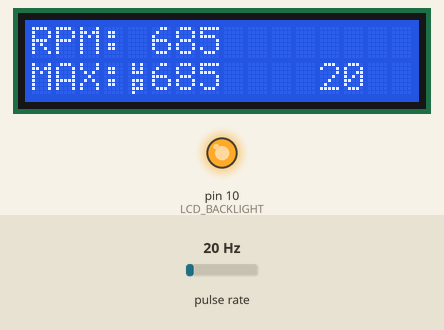
Bench run of a sketch on a simulated Arduino Uno, built with avr-gcc and run on an emulated ATmega328P. On the bench: 16×2 character LCD, output pins drawn as LEDs (lit = HIGH). Wiring (inferred from the names in the program): pulse sensor: data pin 2. Inputs (shaded band) come from the test bench; at power-on: pulse rate 20 Hz. What the sketch prints to the serial monitor is not drawn.

Above: at 1.2 s.
1.3 s: pulse rate (sensor on pin 2) set to 4 Hz
At 4.0 s:
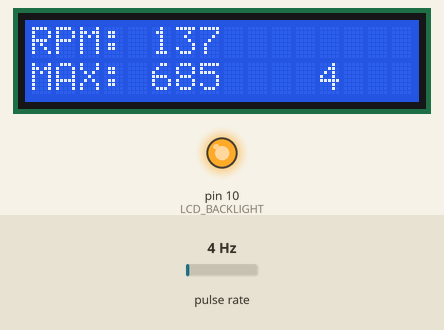
4.3 s: pulse rate (sensor on pin 2) set to 50 Hz
At 5.8 s:
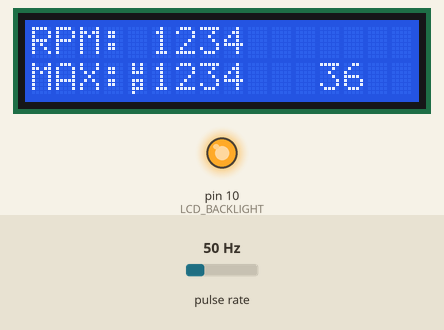
7.3 s: pulse rate (sensor on pin 2) set to 100 Hz
At 10.8 s:
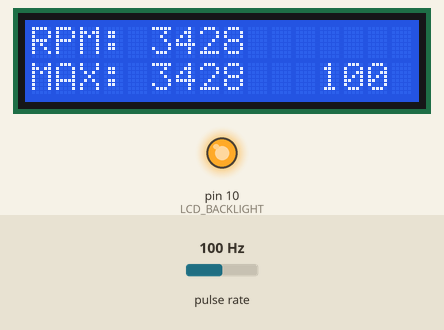
Timing chart, 0 to 12.3 s (numbered marks = the images above; inputs shaded):
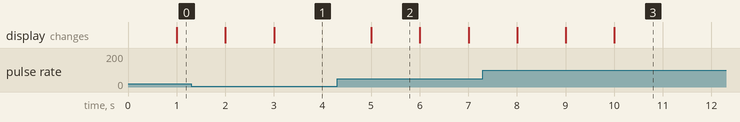

The sketch:

sainsmartlcd_turbo_speed.ino
```cpp
//hardware circuit list for Arduino Uno Rev3
//    PORT        Arduino label    dir    processor pin     peripheral           function
//  PB0  0x01           8           I          14        PCINT0/CLKO/ICP1       LCD_RS
//  PB1  0x02          ~9           I          15        OC1A/PCINT1            LCD_EN
//  PB2  0x04         ~10           I          16        SS/OC1B/PCINT2         LCD_BACKLIGHT
//  PB3  0x08         ~11           I          17        MOSI/OC2A/PCINT3
//  PB4  0x10          12           I          18        MISO/PCINT4
//  PB5  0x20          13           I          19        SCK/PCINT5

//  PC0  0x01          A0           I          23        ADC0/PCINT8            KEYPAD
//  PC1  0x02          A1           I          24        ADC1/PCINT9
//  PC2  0x04          A2           I          25        ADC2/PCINT10
//  PC3  0x08          A3           I          26        ADC3/PCINT11
//  PC4  0x10          A4           I          27        ADC4/SDA/PCINT12
//  PC5  0x20          A5           I          28        ADC5/SCL/PCINT13

//  PD0  0x01       RX<-0           O          2         PCINT16/RXD           ************
//  PD1  0x02       TX->1           O          3         PCINT17/TXD           ************
//  PD2  0x04           2           I          4         PCINT18/INT0          speed_sensor_input
//  PD3  0x08          ~3           I          5         PCINT19/OC2B/INT1
//  PD4  0x10           4           I          6         PCINT20/XCK/T0        LCD_D4
//  PD5  0x20          ~5           I          11        PCINT21/OC0B/T1       LCD_D5
//  PD6  0x40          ~6           I          12        PCINT22/OC0A/AIN0     LCD_D6
//  PD7  0x80           7           I          13        PCINT23/AIN1          LCD_D7

#include <LiquidCrystal.h>


/******************************************************************************
  Defines
******************************************************************************/
/*Turbo and sensor config parameters*/
#define NUMBER_OF_TEETH       14 //number of fins on turbo
#define SENSOR_FACTOR         8  //number of fin passes for one pulse output of sensor
#define HZ_TO_RPM             (((double)SENSOR_FACTOR * (double)60.0) / (double)NUMBER_OF_TEETH)
#define REDLINE          113633  //ACTUALL REDLINE IS 122374 for 87S72 (AirWerks S300SX-E) 13009097006  13009097047

/*
 * External interrupt pin for speed sensor
 * see following URL for which pins are compatable
 * https://www.arduino.cc/reference/en/language/functions/external-interrupts/attachinterrupt/
 */
#define speed_sensor_input 2 //external_interrupt_0_pin_2

/*SainSmart LCD Keypad pinout*/
typedef enum
{
  LCD_RS = 8,
  LCD_EN = 9,
  LCD_D4 = 4,
  LCD_D5 = 5,
  LCD_D6 = 6,
  LCD_D7 = 7,
  LCD_BACKLIGHT = 10,
  KEYPAD = 0
} sainsmart_lcd_keypad_pins_t;


/******************************************************************************
  Variables
******************************************************************************/
LiquidCrystal lcd(LCD_RS, LCD_EN, LCD_D4, LCD_D5, LCD_D6, LCD_D7);
volatile uint16_t pulse_count = 0;
volatile uint16_t pulses_per_sec = 0;
volatile uint8_t sys_tick_s = 0;
volatile uint8_t last_sys_tick_s = 0;
uint32_t turbo_speed = 0;
uint32_t turbo_speed_max = 0;

byte up_custom_lcd_char[] = {
  B01010,
  B01010,
  B01110,
  B00000,
  B01110,
  B01010,
  B01110,
  B01000
};


/******************************************************************************
  Local Prototypes
******************************************************************************/
void drvr_tc1_init(uint16_t freq_ocr_val);
void ext_interrupt_handler(void);


/******************************************************************************
   \brief setup

   \note
******************************************************************************/
void setup()
{
  /*Init serial*/
  Serial.begin(9600);

  /*Init external interrupt for speed senseor*/
  pinMode(speed_sensor_input, INPUT);
  attachInterrupt(digitalPinToInterrupt(speed_sensor_input), ext_interrupt_handler, RISING);

  /*Init timer1 16-BIT so 1 second interrupts*/
  drvr_tc1_init(62499);

  /*Init SainsSmart LCD Keypad Shield*/
  pinMode(LCD_BACKLIGHT, OUTPUT);
  digitalWrite(LCD_BACKLIGHT, HIGH);
  lcd.begin(16, 2);           // set up the LCD's number of columns and rows:
  lcd.clear();
  lcd.createChar(0, up_custom_lcd_char);

  /*Enable interrupts*/
  interrupts(); //enable interrupts

  /*Send configuration to serial port*/
  Serial.print("NUMBER_OF_TEETH: ");
  Serial.println(NUMBER_OF_TEETH);

  Serial.print("SENSOR_FACTOR: ");
  Serial.println(SENSOR_FACTOR);

  Serial.print("HZ_TO_RPM: ");
  Serial.println(HZ_TO_RPM);

  Serial.print("REDLINE: ");
  Serial.println(REDLINE);
}

/******************************************************************************
   \brief Main loop

   \note
******************************************************************************/
void loop()
{

  if(last_sys_tick_s != sys_tick_s)
  {
    /*Get turbo speed from Hz*/
    turbo_speed = (uint32_t)((double)pulses_per_sec * HZ_TO_RPM);

    /*LCD - RPM*/
    lcd.clear();
    lcd.setCursor(0, 0);
    lcd.print("RPM: ");
    lcd.print(turbo_speed);

    /*LCD - ovrspeed flag*/
    if(turbo_speed > REDLINE)
    {
      lcd.setCursor(13, 0);
      lcd.print("OVR");
    }

    /*LCD - max RPM*/
    lcd.setCursor(0, 1);
    if(turbo_speed > turbo_speed_max)
    {
      turbo_speed_max = turbo_speed;
      lcd.print("MAX:");
      lcd.write(byte(0));
    }
    else
    {
      lcd.print("MAX: ");
    }
    lcd.print(turbo_speed_max);

    /*LCD - raw frequency*/
    lcd.setCursor(12, 1);
    lcd.print(pulses_per_sec);

    last_sys_tick_s = sys_tick_s;
  }
}


/**************************************************************************************************
                                        LOCAL FUNCTIONS
**************************************************************************************************/
/******************************************************************************
   \brief TC1 - 16-bit Timer/Counter1 with PWM init

   \note PB2/OC1B is PWM, OC1A is freq control
******************************************************************************/
void drvr_tc1_init(uint16_t freq_ocr_val)
{
  //clkI/O/256 (From prescaler)
  //CTC
  //Normal port operation, OC1A/OC1B disconnected.
  TCCR1A = 0;
  TCCR1B = _BV(WGM12) | _BV(CS12);
  TCCR1C = 0;

  //set freq
  OCR1AH = (uint8_t)(freq_ocr_val >> 8);
  OCR1AL = (uint8_t)(freq_ocr_val);

  TIMSK1 = _BV(1); //Output Compare A Match Interrupt Enable
}


/**************************************************************************************************
                                            HANDLERS
**************************************************************************************************/
/******************************************************************************
   \brief external interrupt handler

   \note
******************************************************************************/
void ext_interrupt_handler(void)
{
  pulse_count++;
}

/******************************************************************************
   \brief Compare Match ISR (OC1A)

   \note
******************************************************************************/
ISR(TIMER1_COMPA_vect, ISR_BLOCK)
{
  pulses_per_sec = pulse_count;
  pulse_count = 0;
  sys_tick_s++;
}
```

Measured:
- after the input at 4.3 s, the display: changes after 0.71 s (image 2)
- after the input at 7.3 s, the display: first changes after 0.71 s (image 3 shows a later state)
- what the display in image 2 shows lasts 1.0 s, from 5.0 s to 6.0 s
